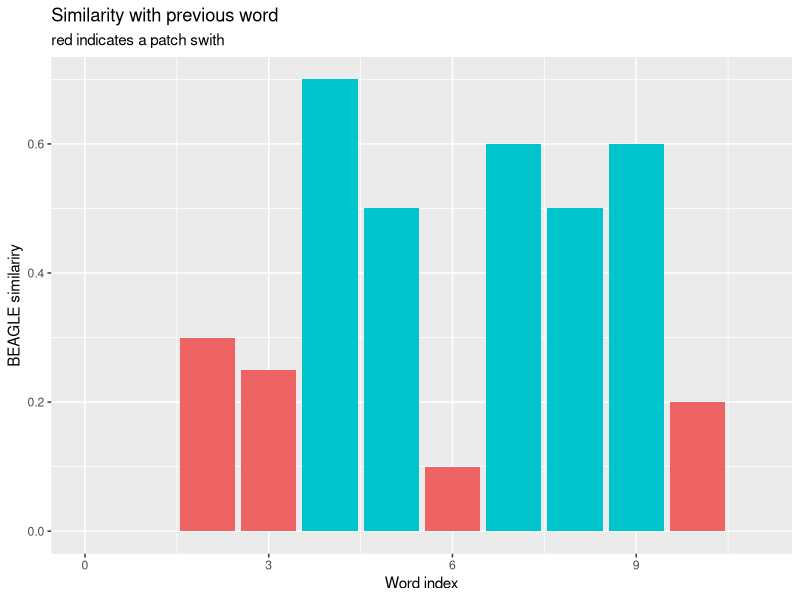
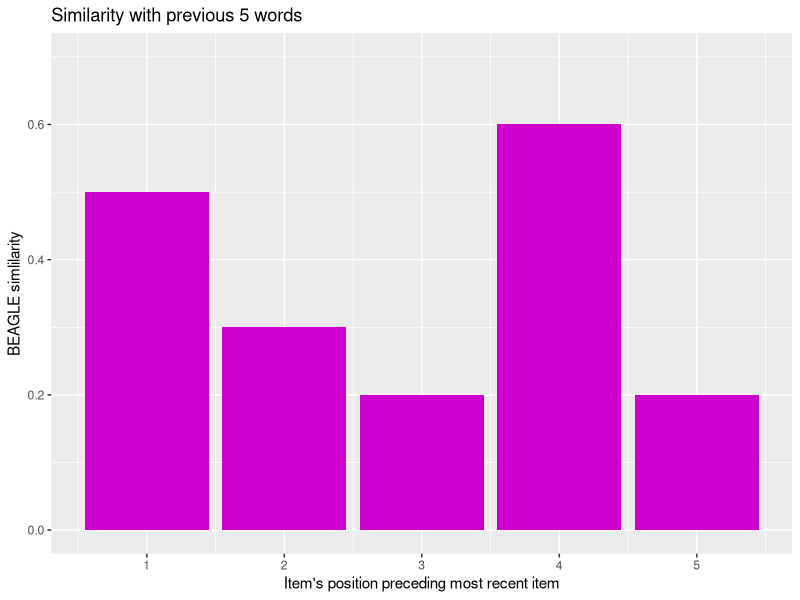
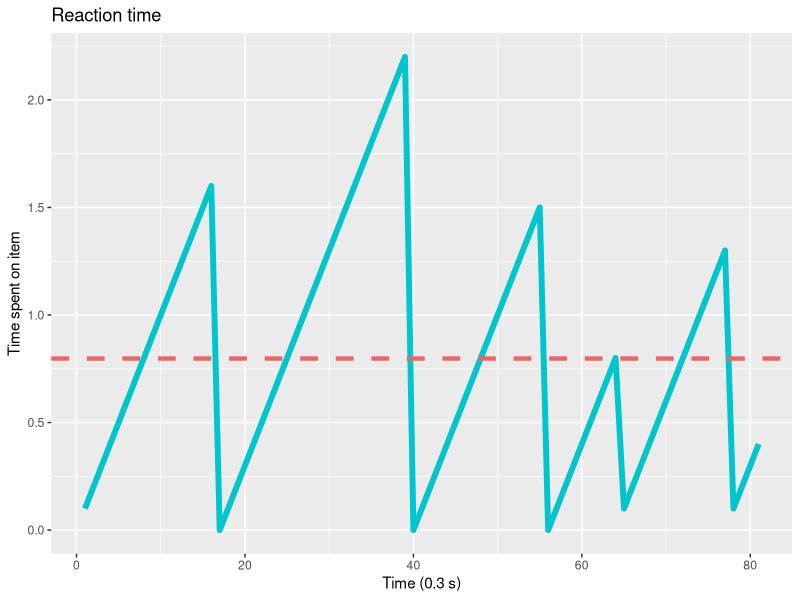
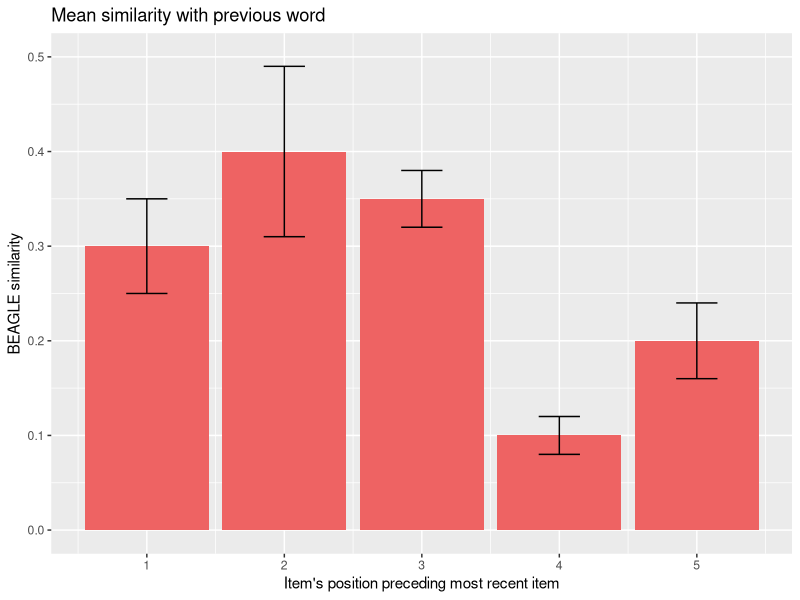
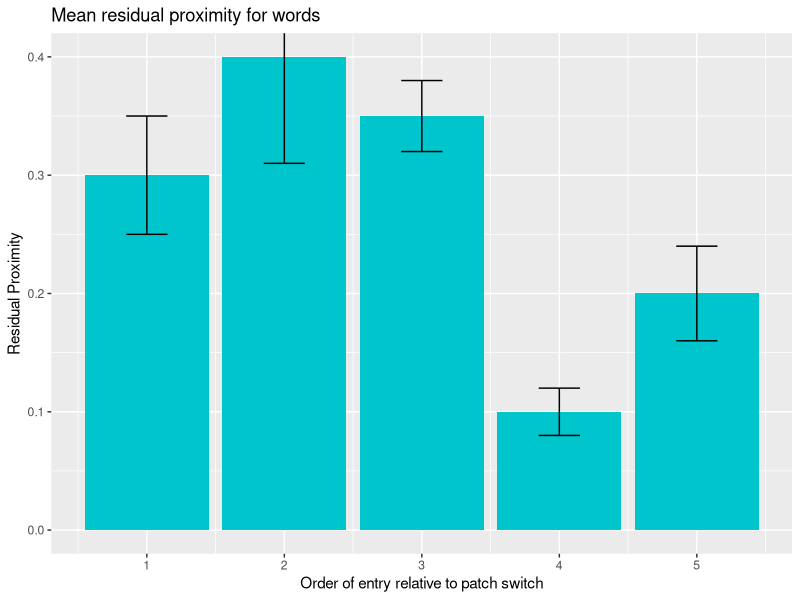
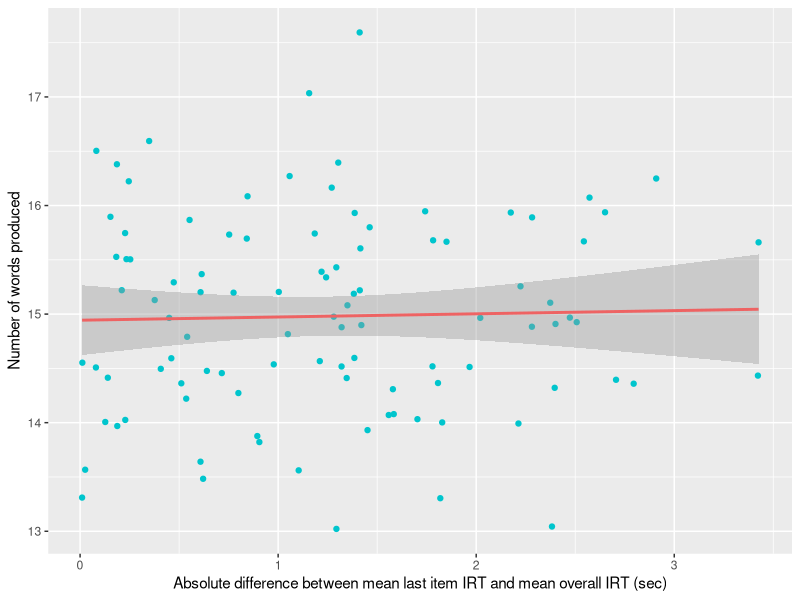

Reproduce these figures in R, in order.
## ---- chunk 1
knitr::opts_chunk$set(echo = FALSE, eval = TRUE)
## ---- chunk 2

if(!"ggplot2" %in% installed.packages()) 
{ 
    install.packages("ggplot2") 
}
library(ggplot2)

vector <- c(0,0.30,0.25,0.70,0.50,0.10, 0.60,0.50,0.60,0.20,0.10)
color <- c("indianred2","indianred2","indianred2", "turquoise3", "turquoise3", "indianred2", "turquoise3", "turquoise3", "turquoise3", "indianred2", "indianred2")

ggplot(data.frame(vector),aes(seq_along(vector),vector))+
    geom_bar(stat="identity", fill = color) +
    ylab("BEAGLE similariry") +
    xlab("Word index") +
    ggtitle("Similarity with previous word",subtitle = "red indicates a patch swith") +
    xlim(c(0,11)) +
    ylim(c(0,0.7)) 

## ---- chunk 3

similarity <- c(0.50, 0.30, 0.20,0.60,0.20)

ggplot(data.frame(similarity),aes(seq_along(similarity),similarity))+
                                geom_bar(stat="identity", fill = "magenta3") +
                                ylab("BEAGLE simlilarity") +
                                xlab("Item's position preceding most recent item") +
                                ggtitle("Similarity with previous 5 words") +
                                ylim(c(0,0.7))

## ---- chunk 4
timo <- c(0.1,0.2,0.3,0.4,0.5,0.6,0.7,0.8,0.9,1,1.1,1.2,1.3,1.4,1.5,1.6,0,0.1,0.2,0.3,0.4,0.5,0.6,0.7,0.8,0.9,1,1.1,1.2,1.3,1.4,1.5,1.6,1.7,1.8,1.9,2,2.1,2.2,0,0.1,0.2,0.3,0.4,0.5,0.6,0.7,0.8,0.9,1,1.1,1.2,1.3,1.4,1.5,0,0.1,0.2,0.3,0.4,0.5,0.6,0.7,0.8,0.1,0.2,0.3,0.4,0.5,0.6,0.7,0.8,0.9,1,1.1,1.2,1.3,0.1,0.2,0.3,0.4) 

ggplot(data.frame(timo), aes(seq_along(timo),timo)) +
        ggtitle("Reaction time") + 
        geom_line(size = 2, col = "turquoise3", linetype = 1) +
        xlab("Time (0.3 s)") +
        ylab("Time spent on item") +
        geom_hline(yintercept = mean(timo), col = "indianred2",linetype = 2,size = 1.5)

## ---- chunk 5

m <- c(0.30,0.40,0.35,0.10,0.20)
s <- c(0.05,0.09,0.03,0.02,0.04)

ggplot(data.frame(m), aes(seq_along(m),m)) + 
                geom_bar(stat = "identity", fill = "indianred2") +
                ylab("BEAGLE similarity") +
                xlab("Item's position preceding most recent item") +
                ggtitle("Mean similarity with previous word") +
                ylim(c(0,0.5)) + 
                geom_errorbar(aes(ymin = m-s, ymax = m+s,width = .3))

## ---- chunk 6

m <- c(0.30,0.40,0.35,0.10,0.20)
s <- c(0.05,0.09,0.03,0.02,0.04)

ggplot(data.frame(m),aes(seq_along(m),m)) +
                geom_bar(stat = "identity", fill = "turquoise3") +
                xlab("Order of entry relative to patch switch") +
                ylab("Residual Proximity") +
                ggtitle("Mean residual proximity for words") +
                geom_errorbar(ymin = m-s, ymax = m+s,width = .3)
## ---- chunk 7

mean.irt <- rnorm(100,mean = 2,sd = 1)
mean.ov <- rep(1,100)
pro <- rnorm(100,15,1)

ggplot(data.frame(abs(mean.irt-mean.ov)),aes(abs(mean.irt-mean.ov), pro)) + 
            geom_point(col = "turquoise3") +
            ylab("Number of words produced") +
            xlab("Absolute difference between mean last item IRT and mean overall IRT (sec)") +
            geom_smooth(method='lm', col = "indianred2")
